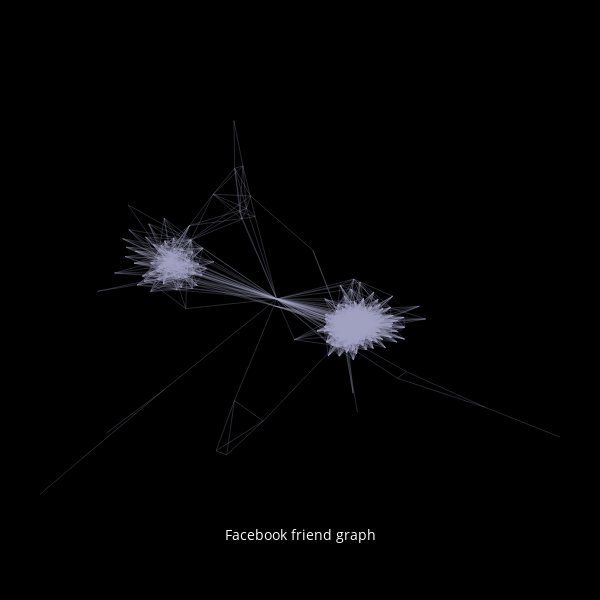

The notebook cell this image was saved under:
### Markdown cell above
## Configure the plot and call Plotly

### Code cell
width=600
height=600
axis=dict(showline=False, # hide axis line, grid, ticklabels and  title
          zeroline=False,
          showgrid=False,
          showticklabels=False,
          title='' 
          )
layout=Layout(title= '',
          
    font= Font(),
    showlegend=False,
    autosize=False,
    width=width,
    height=height,
    xaxis=dict(
        title='Facebook friend graph',
        titlefont=dict(
        size=14,
        color='#fff'),
        showgrid=False,
        
        showline=False,
        showticklabels=False,
        zeroline=False
    ),
    yaxis=YAxis(axis),
    margin=Margin(
        l=40,
        r=40,
        b=85,
        t=100,
        pad=0,
       
    ),
    hovermode='closest',
    paper_bgcolor='rgba(0,0,0,1)',
    plot_bgcolor='rgba(0,0,0,1)'
    )


data=Data([trace1, trace2])

fig = Figure(data=data, layout=layout)
py.iplot(fig, image='png')

### Figure 1 — Plotly figure (JSON) as saved in the notebook; plotly's stock layout.template omitted (floating-point values rounded to 4 significant figures; data arrays with more than 128 entries replaced by an {"elided": "..."} marker saying what was removed)
{"data": [{"hoverinfo": "none", "line": {"color": "#a3a3c2", "width": 0.25}, "mode": "lines", "type": "scatter", "x": {"elided": "9414 float values"}, "y": {"elided": "9414 float values"}}, {"marker": {"color": {"elided": "214 str values"}, "colorscale": [[0, "rgb(247,252,245)"], [0.125, "rgb(229,245,224)"], [0.25, "rgb(199,233,192)"], [0.375, "rgb(161,217,155)"], [0.5, "rgb(116,196,118)"], [0.625, "rgb(65,171,93)"], [0.75, "rgb(35,139,69)"], [0.875, "rgb(0,109,44)"], [1, "rgb(0,68,27)"]], "line": {"width": 0}, "reversescale": true, "showscale": false, "size": 8}, "mode": "markers", "text": {"elided": "214 str values"}, "type": "scatter", "x": [], "y": []}], "layout": {"autosize": false, "height": 600, "hovermode": "closest", "margin": {"b": 85, "l": 40, "pad": 0, "r": 40, "t": 100}, "paper_bgcolor": "rgba(0,0,0,1)", "plot_bgcolor": "rgba(0,0,0,1)", "showlegend": false, "title": {"text": ""}, "width": 600, "xaxis": {"showgrid": false, "showline": false, "showticklabels": false, "title": {"font": {"color": "#fff", "size": 14}, "text": "Facebook friend graph"}, "zeroline": false}, "yaxis": {"showgrid": false, "showline": false, "showticklabels": false, "title": {"text": ""}, "zeroline": false}}}
